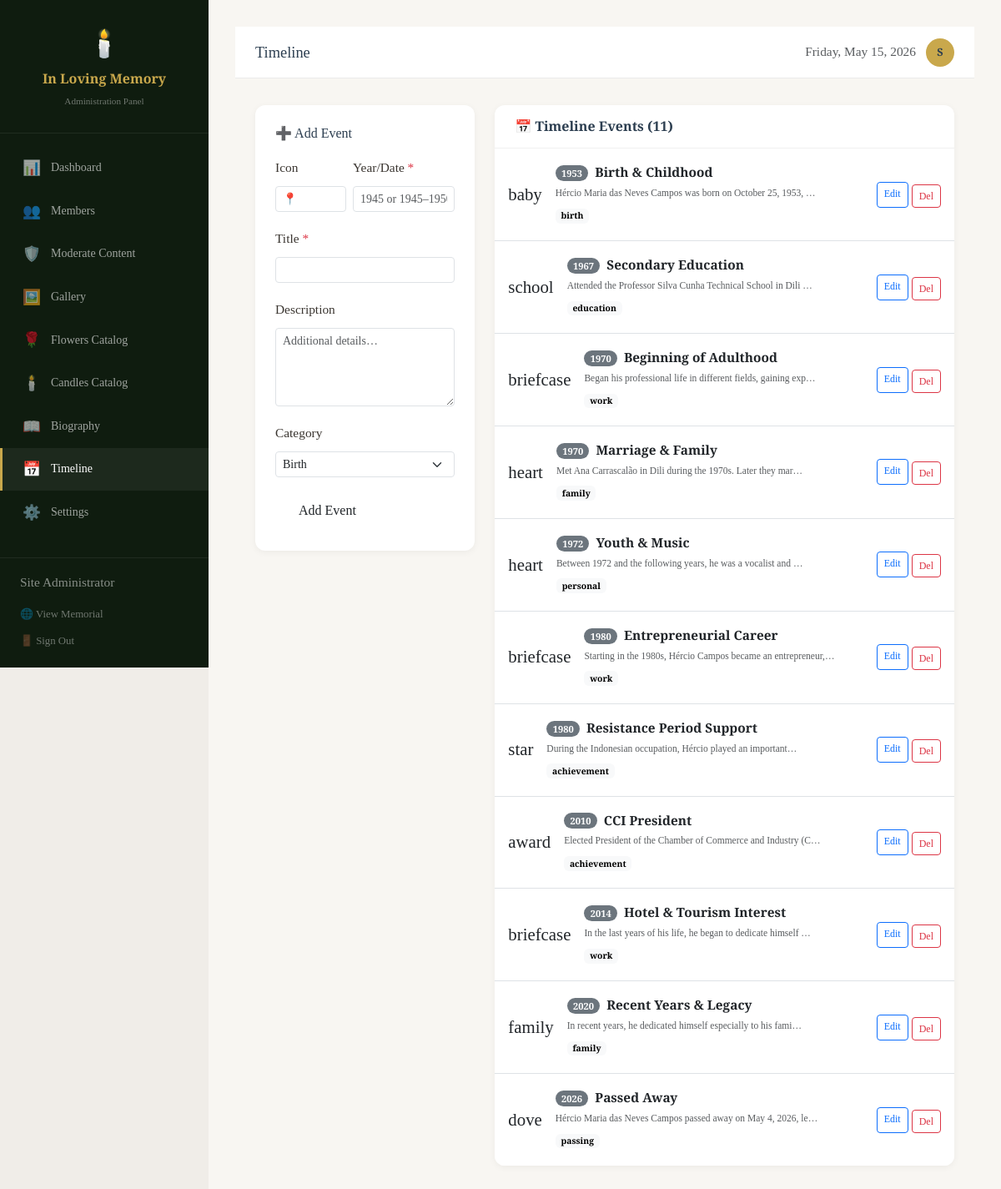
/admin/pages/timeline.php (signed in), run on the app's committed database.
### tables this page shows
CREATE TABLE IF NOT EXISTS `timeline` (
  `id` INT UNSIGNED AUTO_INCREMENT PRIMARY KEY,
  `year` YEAR NOT NULL,
  `month` TINYINT UNSIGNED DEFAULT NULL,
  `title` VARCHAR(200) NOT NULL,
  `description` TEXT DEFAULT NULL,
  `icon` VARCHAR(50) DEFAULT 'star',
  `category` ENUM('birth','education','work','family','achievement','personal','retirement','passing') DEFAULT 'personal',
  `sort_order` INT DEFAULT 0,
  `is_active` TINYINT(1) DEFAULT 1
);

### admin/pages/timeline.php (the view, shortened to what this page needs)
<?php
$db = getDB();
$events = $db->query("SELECT * FROM timeline ORDER BY year ASC, id ASC")->fetchAll();
$editEvent = null;
$categories = ['Birth','Childhood','Education','Career','Family','Achievement','Travel','Retirement','Passing','Life'];
include '../includes/header.php';
?>
<div class="row g-4">
    <div class="col-md-4">
        <div class="admin-card p-4">
            <h6 class="mb-3"><?= $editEvent ? '✏️ Edit Event' : '➕ Add Event' ?></h6>
            <form method="POST">
                <div class="row g-2 mb-3">
                    <div class="col-5">
                        <label class="form-label small">Icon</label>
                        <input type="text" name="icon" class="form-control form-control-sm" maxlength="10"
                               value="<?= htmlspecialchars($editEvent['icon'] ?? '📍') ?>">
                    </div>
                    <div class="col-7">
                        <label class="form-label small">Year/Date <span class="text-danger">*</span></label>
                        <input type="text" name="year" class="form-control form-control-sm" required maxlength="20"
                               placeholder="1945 or 1945–1950"
                               value="<?= htmlspecialchars($editEvent['year'] ?? '') ?>">
                    </div>
                </div>
                <div class="mb-3">
                    <label class="form-label small">Title <span class="text-danger">*</span></label>
                    <input type="text" name="title" class="form-control form-control-sm" required maxlength="150"
                           value="<?= htmlspecialchars($editEvent['title'] ?? '') ?>">
                </div>
                <div class="mb-3">
                    <label class="form-label small">Description</label>
                    <textarea name="description" class="form-control form-control-sm" rows="4"
                              placeholder="Additional details…"><?= htmlspecialchars($editEvent['description'] ?? '') ?></textarea>
                </div>
                <div class="mb-3">
                    <label class="form-label small">Category</label>
                    <select name="category" class="form-select form-select-sm">
                        <?php foreach ($categories as $cat): ?>
                        <option <?= ($editEvent['category'] ?? '') === $cat ? 'selected' : '' ?>><?= $cat ?></option>
                        <?php endforeach; ?>
                    </select>
                </div>
                <div class="d-flex gap-2">
                    <button type="submit" class="btn btn-memorial flex-grow-1">
                        <?= $editEvent ? 'Save Changes' : 'Add Event' ?>
                    </button>
                </div>
            </form>
        </div>
    </div>
    <div class="col-md-8">
        <div class="admin-card">
            <div class="admin-card-header"><h6>📅 Timeline Events (<?= count($events) ?>)</h6></div>
            <?php if (empty($events)): ?>
            <div class="p-4 text-center text-muted">No events yet.</div>
            <?php else: ?>
            <ul class="list-group list-group-flush">
                <?php foreach ($events as $e): ?>
                <li class="list-group-item d-flex align-items-center gap-3 py-3">
                    <span style="font-size:1.3rem;"><?= htmlspecialchars($e['icon']) ?></span>
                    <div class="flex-grow-1">
                        <div class="d-flex align-items-center gap-2">
                            <span class="badge bg-secondary rounded-pill" style="font-size:0.7rem;"><?= htmlspecialchars($e['year']) ?></span>
                            <span class="fw-semibold small"><?= htmlspecialchars($e['title']) ?></span>
                        </div>
                        <?php if ($e['description']): ?>
                        <div class="text-muted" style="font-size:0.72rem;"><?= htmlspecialchars(mb_substr($e['description'],0,60)) ?>…</div>
                        <?php endif; ?>
                        <span class="badge text-bg-light" style="font-size:0.65rem;"><?= $e['category'] ?></span>
                    </div>
                    <div class="d-flex gap-1 flex-shrink-0">
                        <a href="timeline.php?edit=<?= $e['id'] ?>" class="btn btn-sm btn-outline-primary" style="font-size:0.75rem;">Edit</a>
                        <form method="POST" onsubmit="return confirm('Delete this event?');">
                            <button class="btn btn-sm btn-outline-danger" style="font-size:0.75rem;">Del</button>
                        </form>
                    </div>
                </li>
                <?php endforeach; ?>
            </ul>
            <?php endif; ?>
        </div>
    </div>
</div>
<?php include '../includes/footer.php'; ?>

### assets/css/main.css (style rules this page uses)
:root { --ivory: #FAF8F3; --ivory-dark: #F2EDE3; --ivory-deeper: #E8E0D0; --warm-gray: #8C8478; --warm-gray-lt: #B5AFA6; --warm-gray-dk: #5C5650; --soft-gold: #C9A84C; --gold-light: #E8C97B; --gold-pale: #F5E8C0; --candle: #E8924A; --candle-glow: rgba(232, 146, 74, 0.25); --candle-pale: #FFF3E8; --muted-green: #6B7C5E; --green-pale: #E8F0E3; --deep-blue: #2C3E50; --blue-mid: #3D5A6E; --blue-pale: #E8EDF2; --cream: #FDFAF5; --text-primary: #3A3530; --text-second: #6B6358; --text-light: #9A9088; --white: #FFFFFF; --font-display: 'Cormorant Garamond', Georgia, serif; --font-body: 'Crimson Pro', Georgia, serif; --font-serif: 'EB Garamond', Georgia, serif; --section-pad: clamp(4rem, 8vw, 8rem); --radius-sm: 4px; --radius-md: 8px; --radius-lg: 16px; --radius-xl: 32px; --radius-pill: 999px; --shadow-soft: 0 2px 20px rgba(58, 53, 48, 0.08); --shadow-md: 0 4px 40px rgba(58, 53, 48, 0.12); --shadow-warm: 0 4px 30px rgba(201, 168, 76, 0.15); --ease-slow: cubic-bezier(0.25, 0.46, 0.45, 0.94); --ease-out: cubic-bezier(0.16, 1, 0.3, 1); }
*, *::before, *::after { box-sizing: border-box; margin: 0; padding: 0; }
html { scroll-behavior: smooth; font-size: 16px; }
body { background-color: var(--ivory); color: var(--text-primary); font-family: var(--font-body); font-size: 1.1rem; line-height: 1.75; overflow-x: hidden; -webkit-font-smoothing: antialiased; }
h1, h2, h3, h4, h5, h6 { font-family: var(--font-display); font-weight: 400; line-height: 1.2; color: var(--deep-blue); }
a { color: var(--soft-gold); text-decoration: none; transition: color 0.3s ease; }
.btn-memorial { display: inline-flex; align-items: center; gap: 0.5rem; padding: 0.75rem 1.75rem; border-radius: var(--radius-pill); font-family: var(--font-body); font-size: 1rem; transition: all 0.3s var(--ease-slow); text-decoration: none; cursor: pointer; border: none; }

### admin/includes/header.php (style rules this page uses)
:root { --admin-sidebar-bg: #0f1c0f; --admin-sidebar-width: 250px; }
body { background: #f0ede8; }
.admin-card { background: #fff; border-radius: 12px; box-shadow: 0 2px 8px rgba(0, 0, 0, 0.05); overflow: hidden; }
.admin-card-header { padding: 1rem 1.5rem; border-bottom: 1px solid rgba(0, 0, 0, 0.06); display: flex; align-items: center; justify-content: space-between; }
.admin-card-header h6 { margin: 0; font-weight: 600; }

### data on the page
timeline: icon "baby", year "1953", title "Birth & Childhood", description "Hércio Maria das Neves Campos was born on October 25, 1953,", category "birth"
timeline: icon "school", year "1967", title "Secondary Education", description "Attended the Professor Silva Cunha Technical School in Dili", category "education"
timeline: icon "briefcase", year "1970", title "Beginning of Adulthood", description "Began his professional life in different fields, gaining exp", category "work"
timeline: icon "heart", year "1970", title "Marriage & Family", description "Met Ana Carrascalão in Dili during the 1970s. Later they mar", category "family"
timeline: icon "heart", year "1972", title "Youth & Music", description "Between 1972 and the following years, he was a vocalist and", category "personal"
timeline: icon "briefcase", year "1980", title "Entrepreneurial Career", description "Starting in the 1980s, Hércio Campos became an entrepreneur,", category "work"
timeline: icon "star", year "1980", title "Resistance Period Support", description "During the Indonesian occupation, Hércio played an important", category "achievement"
timeline: icon "award", year "2010", title "CCI President", description "Elected President of the Chamber of Commerce and Industry (C", category "achievement"
timeline: icon "briefcase", year "2014", title "Hotel & Tourism Interest", description "In the last years of his life, he began to dedicate himself", category "work"
timeline: icon "family", year "2020", title "Recent Years & Legacy", description "In recent years, he dedicated himself especially to his fami", category "family"
timeline: icon "dove", year "2026", title "Passed Away", description "Hércio Maria das Neves Campos passed away on May 4, 2026, le", category "passing"

### other printed values
$item['icon'] "📊"
$item['label'] "Dashboard"
$item['icon'] "👥"
$item['label'] "Members"
$item['icon'] "🛡️"
$item['label'] "Moderate Content"
$item['icon'] "🖼️"
$item['label'] "Gallery"
$item['icon'] "🌹"
$item['label'] "Flowers Catalog"
$item['icon'] "🕯️"
$item['label'] "Candles Catalog"
$item['icon'] "📖"
$item['label'] "Biography"
$item['icon'] "📅"
